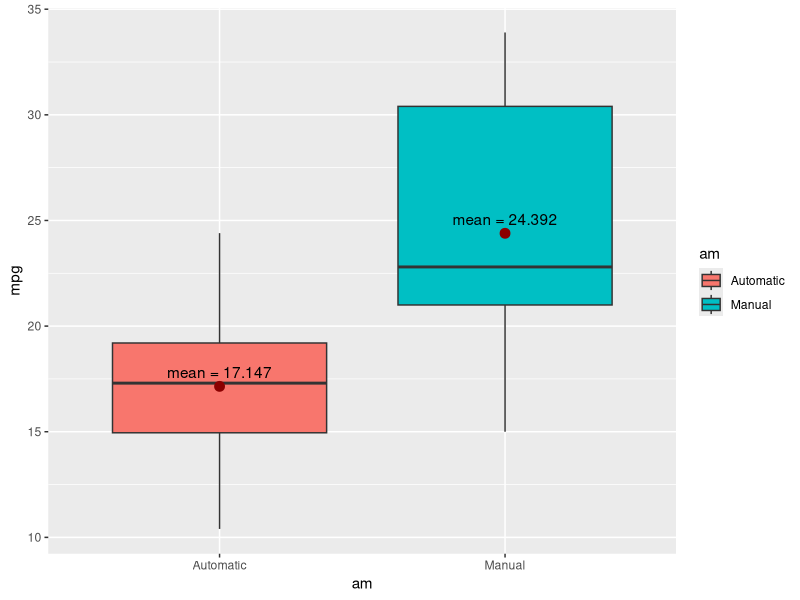
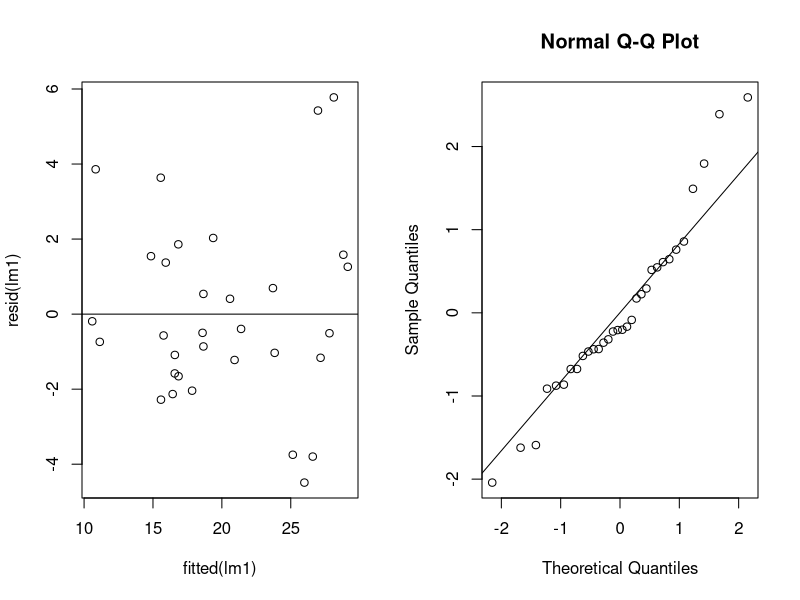
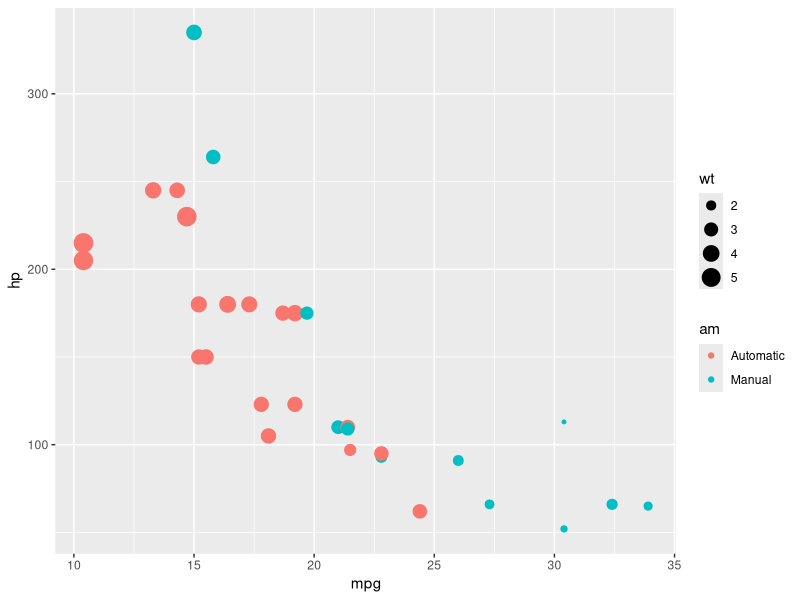
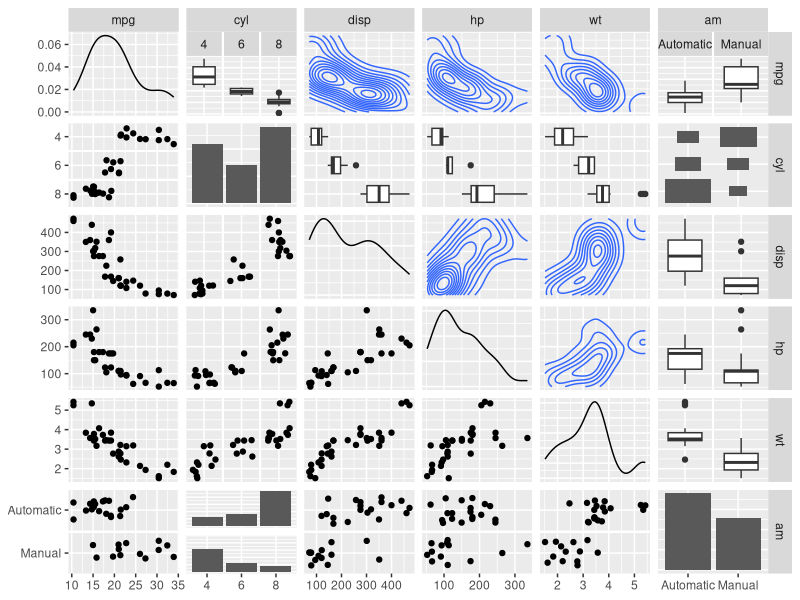

These figures' R source, in order:
## ---- chunk 1
library(ggplot2)
library(GGally)
## ---- chunk 2
data(mtcars)
mtcars$am <- factor(mtcars$am, levels=c(0,1), labels=c('Automatic', 'Manual'))
mtcars$cyl <- factor(mtcars$cyl)
## ---- chunk 3
analysis <- aov(mpg ~ ., data = mtcars)
summary(analysis)
## ---- chunk 4
lm1 <- lm(mpg ~ cyl + disp + wt + am, data = mtcars)
summary(lm1)$coefficients
## ---- chunk 5
lm1 <- lm(mpg ~ cyl + wt + am, data = mtcars)
summary(lm1)$coefficients
## ---- chunk 6

fun_mean <- function(x){
    return(
        data.frame(y=round(mean(x),3),label=paste("mean =",round(mean(x),3)))
        )}

ggplot(mtcars,aes(x=am,y=mpg)) +
    geom_boxplot(aes(fill=am)) +
    stat_summary(fun.y = "mean", geom="point",colour="darkred", size=3) +
    stat_summary(fun.data = fun_mean, geom="text", vjust=-0.7)
## ---- chunk 7
par(mfcol = c(1,2))
plot(fitted(lm1), resid(lm1))
abline(h = 0)
qqnorm(rstudent(lm1))
qqline(rstudent(lm1))

## ---- chunk 8
ggplot(data=mtcars,aes(x=mpg,y=hp, 
                       colour=am,size=wt)) + geom_point()
## ---- chunk 9
key.variables<- c(1,2,3,4,6,9)
ggpairs(mtcars[,key.variables],
        upper = list(continuous = "density", combo = "box"),
        lower = list(continuous = "points", combo = "dot"))

